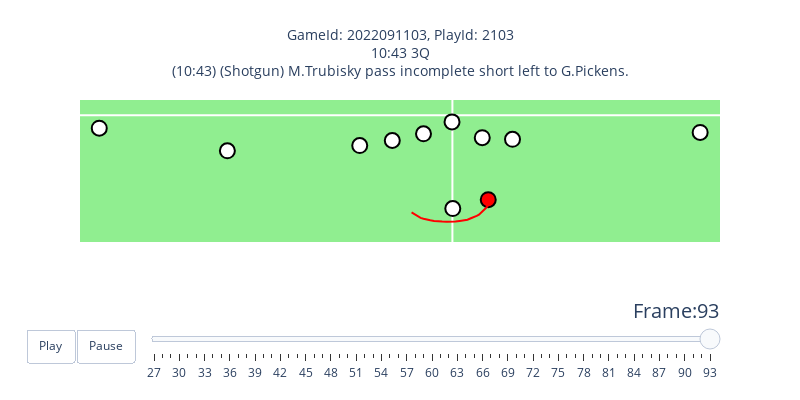

The code cell stored with this chart in its notebook:
### Code cell
gid = 2022091103
pid = 2103

animate_play_vertical(games=games, tracking_df=tracking_df,
             play_df=plays, players=players, gameId=gid,
             playId=pid)

### Figure 1 — Plotly figure (JSON) as saved in the notebook; plotly's stock layout.template omitted (floating-point values rounded to 4 significant figures)
{"data": [{"hoverinfo": "text", "hovertext": "nflId:44814<br>displayName:Mitchell Trubisky<br>Player Speed:0.0 MPH", "marker": {"color": "#ffffff", "line": {"color": "#000000", "width": 2}, "opacity": 1, "size": 15}, "mode": "markers", "name": "Mitchell Trubisky", "type": "scatter", "x": [2], "y": [-461]}, {"hoverinfo": "text", "hovertext": "Mitchell Trubisky Motion Path", "line": {"color": "red", "width": 2}, "mode": "lines", "name": "Mitchell Trubisky motion path", "type": "scatter", "x": [], "y": []}, {"hoverinfo": "text", "hovertext": "nflId:46108<br>displayName:James Daniels<br>Player Speed:33.554 MPH", "marker": {"color": "#ffffff", "line": {"color": "#000000", "width": 2}, "opacity": 1, "size": 15}, "mode": "markers", "name": "James Daniels", "type": "scatter", "x": [155], "y": [-111]}, {"hoverinfo": "text", "hovertext": "James Daniels Motion Path", "line": {"color": "red", "width": 2}, "mode": "lines", "name": "James Daniels motion path", "type": "scatter", "x": [], "y": []}, {"hoverinfo": "text", "hovertext": "nflId:46161<br>displayName:Chukwuma Okorafor<br>Player Speed:40.265 MPH", "marker": {"color": "#ffffff", "line": {"color": "#000000", "width": 2}, "opacity": 1, "size": 15}, "mode": "markers", "name": "Chukwuma Okorafor", "type": "scatter", "x": [312], "y": [-119]}, {"hoverinfo": "text", "hovertext": "Chukwuma Okorafor Motion Path", "line": {"color": "red", "width": 2}, "mode": "lines", "name": "Chukwuma Okorafor motion path", "type": "scatter", "x": [], "y": []}, {"hoverinfo": "text", "hovertext": "nflId:46166<br>displayName:Mason Cole<br>Player Speed:89.477 MPH", "marker": {"color": "#ffffff", "line": {"color": "#000000", "width": 2}, "opacity": 1, "size": 15}, "mode": "markers", "name": "Mason Cole", "type": "scatter", "x": [-2], "y": [-33]}, {"hoverinfo": "text", "hovertext": "Mason Cole Motion Path", "line": {"color": "red", "width": 2}, "mode": "lines", "name": "Mason Cole motion path", "type": "scatter", "x": [], "y": []}, {"hoverinfo": "text", "hovertext": "nflId:47849<br>displayName:Diontae Johnson<br>Player Speed:0.0 MPH", "marker": {"color": "#ffffff", "line": {"color": "#000000", "width": 2}, "opacity": 1, "size": 15}, "mode": "markers", "name": "Diontae Johnson", "type": "scatter", "x": [1286], "y": [-85]}, {"hoverinfo": "text", "hovertext": "Diontae Johnson Motion Path", "line": {"color": "red", "width": 2}, "mode": "lines", "name": "Diontae Johnson motion path", "type": "scatter", "x": [], "y": []}, {"hoverinfo": "text", "hovertext": "nflId:52457<br>displayName:Chase Claypool<br>Player Speed:13.422 MPH", "marker": {"color": "#ffffff", "line": {"color": "#000000", "width": 2}, "opacity": 1, "size": 15}, "mode": "markers", "name": "Chase Claypool", "type": "scatter", "x": [-1168], "y": [-176]}, {"hoverinfo": "text", "hovertext": "Chase Claypool Motion Path", "line": {"color": "red", "width": 2}, "mode": "lines", "name": "Chase Claypool motion path", "type": "scatter", "x": [], "y": []}, {"hoverinfo": "text", "hovertext": "nflId:52543<br>displayName:Kevin Dotson<br>Player Speed:20.132 MPH", "marker": {"color": "#ffffff", "line": {"color": "#000000", "width": 2}, "opacity": 1, "size": 15}, "mode": "markers", "name": "Kevin Dotson", "type": "scatter", "x": [-150], "y": [-92]}, {"hoverinfo": "text", "hovertext": "Kevin Dotson Motion Path", "line": {"color": "red", "width": 2}, "mode": "lines", "name": "Kevin Dotson motion path", "type": "scatter", "x": [], "y": []}, {"hoverinfo": "text", "hovertext": "nflId:53453<br>displayName:Najee Harris<br>Player Speed:4.474 MPH", "marker": {"color": "#ff0000", "line": {"color": "#000000", "width": 2}, "opacity": 1, "size": 15}, "mode": "markers", "name": "Najee Harris", "type": "scatter", "x": [186], "y": [-417]}, {"hoverinfo": "text", "hovertext": "Najee Harris Motion Path", "line": {"color": "red", "width": 2}, "marker": {"color": "rgba(255, 0, 0, 0.5)", "line": {"color": "red", "width": 2}, "size": 25}, "mode": "lines", "name": "Najee Harris motion path", "type": "scatter", "x": [-212, -209, -205, -199, -193, -185, -176, -165, -150, -134, -115, -95, -74, -53, -29, -6, 16, 38, 58, 78, 96, 112, 126, 138, 149, 159, 167, 174, 180, 184, 188, 190], "y": [-480, -482, -485, -489, -492, -497, -501, -507, -511, -516, -519, -522, -525, -525, -526, -526, -525, -522, -519, -516, -509, -504, -497, -491, -482, -475, -466, -458, -451, -444, -439, -435]}, {"hoverinfo": "text", "hovertext": "nflId:53484<br>displayName:Pat Freiermuth<br>Player Speed:0.0 MPH", "line": {"color": "red", "width": 2}, "marker": {"color": "#ffffff", "line": {"color": "#000000", "width": 2}, "opacity": 1, "size": 15}, "mode": "markers", "name": "Pat Freiermuth", "type": "scatter", "x": [-481], "y": [-150]}, {"hoverinfo": "text", "hovertext": "Pat Freiermuth Motion Path", "line": {"color": "red", "width": 2}, "marker": {"color": "#ffffff", "line": {"color": "#000000", "width": 2}, "opacity": 1, "size": 15}, "mode": "lines", "name": "Pat Freiermuth motion path", "type": "scatter", "x": [], "y": []}, {"hoverinfo": "text", "hovertext": "nflId:53557<br>displayName:Dan Moore<br>Player Speed:71.582 MPH", "line": {"color": "red", "width": 2}, "marker": {"color": "#ffffff", "line": {"color": "#000000", "width": 2}, "opacity": 1, "size": 15}, "mode": "markers", "name": "Dan Moore", "type": "scatter", "x": [-312], "y": [-125]}, {"hoverinfo": "text", "hovertext": "Dan Moore Motion Path", "line": {"color": "red", "width": 2}, "marker": {"color": "#ffffff", "line": {"color": "#000000", "width": 2}, "opacity": 1, "size": 15}, "mode": "lines", "name": "Dan Moore motion path", "type": "scatter", "x": [], "y": []}, {"hoverinfo": "text", "hovertext": "nflId:54517<br>displayName:George Pickens<br>Player Speed:2.237 MPH", "line": {"color": "red", "width": 2}, "marker": {"color": "#ffffff", "line": {"color": "#000000", "width": 2}, "opacity": 1, "size": 15}, "mode": "markers", "name": "George Pickens", "type": "scatter", "x": [-1833], "y": [-64]}, {"hoverinfo": "text", "hovertext": "George Pickens Motion Path", "line": {"color": "red", "width": 2}, "marker": {"color": "#ffffff", "line": {"color": "#000000", "width": 2}, "opacity": 1, "size": 15}, "mode": "lines", "name": "George Pickens motion path", "type": "scatter", "x": [], "y": []}], "layout": {"autosize": false, "height": 400, "plot_bgcolor": "lightgreen", "showlegend": false, "sliders": [{"active": 66, "currentvalue": {"font": {"size": 20}, "prefix": "Frame:", "visible": true, "xanchor": "right"}, "len": 0.9, "pad": {"b": 10, "t": 50}, "steps": [{"args": [[27], {"frame": {"duration": 100, "redraw": false}, "mode": "immediate", "transition": {"duration": 0}}], "label": "27", "method": "animate"}, {"args": [[28], {"frame": {"duration": 100, "redraw": false}, "mode": "immediate", "transition": {"duration": 0}}], "label": "28", "method": "animate"}, {"args": [[29], {"frame": {"duration": 100, "redraw": false}, "mode": "immediate", "transition": {"duration": 0}}], "label": "29", "method": "animate"}, {"args": [[30], {"frame": {"duration": 100, "redraw": false}, "mode": "immediate", "transition": {"duration": 0}}], "label": "30", "method": "animate"}, {"args": [[31], {"frame": {"duration": 100, "redraw": false}, "mode": "immediate", "transition": {"duration": 0}}], "label": "31", "method": "animate"}, {"args": [[32], {"frame": {"duration": 100, "redraw": false}, "mode": "immediate", "transition": {"duration": 0}}], "label": "32", "method": "animate"}, {"args": [[33], {"frame": {"duration": 100, "redraw": false}, "mode": "immediate", "transition": {"duration": 0}}], "label": "33", "method": "animate"}, {"args": [[34], {"frame": {"duration": 100, "redraw": false}, "mode": "immediate", "transition": {"duration": 0}}], "label": "34", "method": "animate"}, {"args": [[35], {"frame": {"duration": 100, "redraw": false}, "mode": "immediate", "transition": {"duration": 0}}], "label": "35", "method": "animate"}, {"args": [[36], {"frame": {"duration": 100, "redraw": false}, "mode": "immediate", "transition": {"duration": 0}}], "label": "36", "method": "animate"}, {"args": [[37], {"frame": {"duration": 100, "redraw": false}, "mode": "immediate", "transition": {"duration": 0}}], "label": "37", "method": "animate"}, {"args": [[38], {"frame": {"duration": 100, "redraw": false}, "mode": "immediate", "transition": {"duration": 0}}], "label": "38", "method": "animate"}, {"args": [[39], {"frame": {"duration": 100, "redraw": false}, "mode": "immediate", "transition": {"duration": 0}}], "label": "39", "method": "animate"}, {"args": [[40], {"frame": {"duration": 100, "redraw": false}, "mode": "immediate", "transition": {"duration": 0}}], "label": "40", "method": "animate"}, {"args": [[41], {"frame": {"duration": 100, "redraw": false}, "mode": "immediate", "transition": {"duration": 0}}], "label": "41", "method": "animate"}, {"args": [[42], {"frame": {"duration": 100, "redraw": false}, "mode": "immediate", "transition": {"duration": 0}}], "label": "42", "method": "animate"}, {"args": [[43], {"frame": {"duration": 100, "redraw": false}, "mode": "immediate", "transition": {"duration": 0}}], "label": "43", "method": "animate"}, {"args": [[44], {"frame": {"duration": 100, "redraw": false}, "mode": "immediate", "transition": {"duration": 0}}], "label": "44", "method": "animate"}, {"args": [[45], {"frame": {"duration": 100, "redraw": false}, "mode": "immediate", "transition": {"duration": 0}}], "label": "45", "method": "animate"}, {"args": [[46], {"frame": {"duration": 100, "redraw": false}, "mode": "immediate", "transition": {"duration": 0}}], "label": "46", "method": "animate"}, {"args": [[47], {"frame": {"duration": 100, "redraw": false}, "mode": "immediate", "transition": {"duration": 0}}], "label": "47", "method": "animate"}, {"args": [[48], {"frame": {"duration": 100, "redraw": false}, "mode": "immediate", "transition": {"duration": 0}}], "label": "48", "method": "animate"}, {"args": [[49], {"frame": {"duration": 100, "redraw": false}, "mode": "immediate", "transition": {"duration": 0}}], "label": "49", "method": "animate"}, {"args": [[50], {"frame": {"duration": 100, "redraw": false}, "mode": "immediate", "transition": {"duration": 0}}], "label": "50", "method": "animate"}, {"args": [[51], {"frame": {"duration": 100, "redraw": false}, "mode": "immediate", "transition": {"duration": 0}}], "label": "51", "method": "animate"}, {"args": [[52], {"frame": {"duration": 100, "redraw": false}, "mode": "immediate", "transition": {"duration": 0}}], "label": "52", "method": "animate"}, {"args": [[53], {"frame": {"duration": 100, "redraw": false}, "mode": "immediate", "transition": {"duration": 0}}], "label": "53", "method": "animate"}, {"args": [[54], {"frame": {"duration": 100, "redraw": false}, "mode": "immediate", "transition": {"duration": 0}}], "label": "54", "method": "animate"}, {"args": [[55], {"frame": {"duration": 100, "redraw": false}, "mode": "immediate", "transition": {"duration": 0}}], "label": "55", "method": "animate"}, {"args": [[56], {"frame": {"duration": 100, "redraw": false}, "mode": "immediate", "transition": {"duration": 0}}], "label": "56", "method": "animate"}, {"args": [[57], {"frame": {"duration": 100, "redraw": false}, "mode": "immediate", "transition": {"duration": 0}}], "label": "57", "method": "animate"}, {"args": [[58], {"frame": {"duration": 100, "redraw": false}, "mode": "immediate", "transition": {"duration": 0}}], "label": "58", "method": "animate"}, {"args": [[59], {"frame": {"duration": 100, "redraw": false}, "mode": "immediate", "transition": {"duration": 0}}], "label": "59", "method": "animate"}, {"args": [[60], {"frame": {"duration": 100, "redraw": false}, "mode": "immediate", "transition": {"duration": 0}}], "label": "60", "method": "animate"}, {"args": [[61], {"frame": {"duration": 100, "redraw": false}, "mode": "immediate", "transition": {"duration": 0}}], "label": "61", "method": "animate"}, {"args": [[62], {"frame": {"duration": 100, "redraw": false}, "mode": "immediate", "transition": {"duration": 0}}], "label": "62", "method": "animate"}, {"args": [[63], {"frame": {"duration": 100, "redraw": false}, "mode": "immediate", "transition": {"duration": 0}}], "label": "63", "method": "animate"}, {"args": [[64], {"frame": {"duration": 100, "redraw": false}, "mode": "immediate", "transition": {"duration": 0}}], "label": "64", "method": "animate"}, {"args": [[65], {"frame": {"duration": 100, "redraw": false}, "mode": "immediate", "transition": {"duration": 0}}], "label": "65", "method": "animate"}, {"args": [[66], {"frame": {"duration": 100, "redraw": false}, "mode": "immediate", "transition": {"duration": 0}}], "label": "66", "method": "animate"}, {"args": [[67], {"frame": {"duration": 100, "redraw": false}, "mode": "immediate", "transition": {"duration": 0}}], "label": "67", "method": "animate"}, {"args": [[68], {"frame": {"duration": 100, "redraw": false}, "mode": "immediate", "transition": {"duration": 0}}], "label": "68", "method": "animate"}, {"args": [[69], {"frame": {"duration": 100, "redraw": false}, "mode": "immediate", "transition": {"duration": 0}}], "label": "69", "method": "animate"}, {"args": [[70], {"frame": {"duration": 100, "redraw": false}, "mode": "immediate", "transition": {"duration": 0}}], "label": "70", "method": "animate"}, {"args": [[71], {"frame": {"duration": 100, "redraw": false}, "mode": "immediate", "transition": {"duration": 0}}], "label": "71", "method": "animate"}, {"args": [[72], {"frame": {"duration": 100, "redraw": false}, "mode": "immediate", "transition": {"duration": 0}}], "label": "72", "method": "animate"}, {"args": [[73], {"frame": {"duration": 100, "redraw": false}, "mode": "immediate", "transition": {"duration": 0}}], "label": "73", "method": "animate"}, {"args": [[74], {"frame": {"duration": 100, "redraw": false}, "mode": "immediate", "transition": {"duration": 0}}], "label": "74", "method": "animate"}, {"args": [[75], {"frame": {"duration": 100, "redraw": false}, "mode": "immediate", "transition": {"duration": 0}}], "label": "75", "method": "animate"}, {"args": [[76], {"frame": {"duration": 100, "redraw": false}, "mode": "immediate", "transition": {"duration": 0}}], "label": "76", "method": "animate"}, {"args": [[77], {"frame": {"duration": 100, "redraw": false}, "mode": "immediate", "transition": {"duration": 0}}], "label": "77", "method": "animate"}, {"args": [[78], {"frame": {"duration": 100, "redraw": false}, "mode": "immediate", "transition": {"duration": 0}}], "label": "78", "method": "animate"}, {"args": [[79], {"frame": {"duration": 100, "redraw": false}, "mode": "immediate", "transition": {"duration": 0}}], "label": "79", "method": "animate"}, {"args": [[80], {"frame": {"duration": 100, "redraw": false}, "mode": "immediate", "transition": {"duration": 0}}], "label": "80", "method": "animate"}, {"args": [[81], {"frame": {"duration": 100, "redraw": false}, "mode": "immediate", "transition": {"duration": 0}}], "label": "81", "method": "animate"}, {"args": [[82], {"frame": {"duration": 100, "redraw": false}, "mode": "immediate", "transition": {"duration": 0}}], "label": "82", "method": "animate"}, {"args": [[83], {"frame": {"duration": 100, "redraw": false}, "mode": "immediate", "transition": {"duration": 0}}], "label": "83", "method": "animate"}, {"args": [[84], {"frame": {"duration": 100, "redraw": false}, "mode": "immediate", "transition": {"duration": 0}}], "label": "84", "method": "animate"}, {"args": [[85], {"frame": {"duration": 100, "redraw": false}, "mode": "immediate", "transition": {"duration": 0}}], "label": "85", "method": "animate"}, {"args": [[86], {"frame": {"duration": 100, "redraw": false}, "mode": "immediate", "transition": {"duration": 0}}], "label": "86", "method": "animate"}, {"args": [[87], {"frame": {"duration": 100, "redraw": false}, "mode": "immediate", "transition": {"duration": 0}}], "label": "87", "method": "animate"}, {"args": [[88], {"frame": {"duration": 100, "redraw": false}, "mode": "immediate", "transition": {"duration": 0}}], "label": "88", "method": "animate"}, {"args": [[89], {"frame": {"duration": 100, "redraw": false}, "mode": "immediate", "transition": {"duration": 0}}], "label": "89", "method": "animate"}, {"args": [[90], {"frame": {"duration": 100, "redraw": false}, "mode": "immediate", "transition": {"duration": 0}}], "label": "90", "method": "animate"}, {"args": [[91], {"frame": {"duration": 100, "redraw": false}, "mode": "immediate", "transition": {"duration": 0}}], "label": "91", "method": "animate"}, {"args": [[92], {"frame": {"duration": 100, "redraw": false}, "mode": "immediate", "transition": {"duration": 0}}], "label": "92", "method": "animate"}, {"args": [[93], {"frame": {"duration": 100, "redraw": false}, "mode": "immediate", "transition": {"duration": 0}}], "label": "93", "method": "animate"}], "transition": {"duration": 300, "easing": "cubic-in-out"}, "x": 0.1, "xanchor": "left", "y": 0, "yanchor": "top"}], "title": {"font": {"size": 14}, "text": "GameId: 2022091103, PlayId: 2103<br>10:43 3Q<br>(10:43) (Shotgun) M.Trubisky pass incomplete short left to G.Pickens.", "x": 0.5, "xanchor": "center", "y": 0.9, "yanchor": "top"}, "updatemenus": [{"buttons": [{"args": [null, {"frame": {"duration": 100, "redraw": false}, "fromcurrent": true, "transition": {"duration": 0}}], "label": "Play", "method": "animate"}, {"args": [[null], {"frame": {"duration": 0, "redraw": false}, "mode": "immediate", "transition": {"duration": 0}}], "label": "Pause", "method": "animate"}], "direction": "left", "pad": {"r": 10, "t": 87}, "showactive": false, "type": "buttons", "x": 0.1, "xanchor": "right", "y": 0, "yanchor": "top"}], "width": 800, "xaxis": {"range": [-1933, 1389], "showgrid": false, "showticklabels": false, "type": "linear"}, "yaxis": {"range": [-626, 75], "showgrid": false, "showticklabels": false, "type": "linear"}}}
